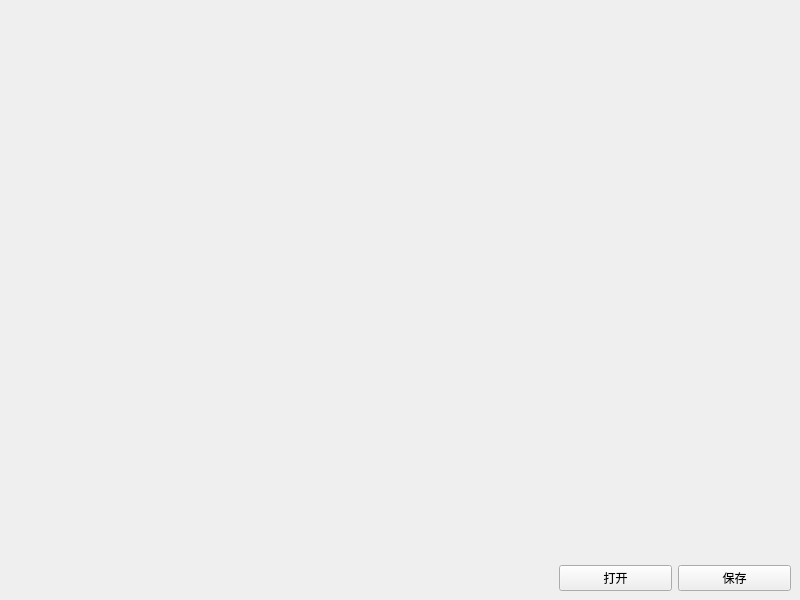
<?xml version="1.0" encoding="UTF-8"?>
<ui version="4.0">
 <class>frmProperty</class>
 <widget class="QWidget" name="frmProperty">
  <property name="geometry">
   <rect>
    <x>0</x>
    <y>0</y>
    <width>800</width>
    <height>600</height>
   </rect>
  </property>
  <property name="windowTitle">
   <string>Form</string>
  </property>
  <property name="styleSheet">
   <string notr="true"/>
  </property>
  <layout class="QHBoxLayout" name="horizontalLayout">
   <property name="spacing">
    <number>0</number>
   </property>
   <property name="leftMargin">
    <number>0</number>
   </property>
   <property name="topMargin">
    <number>0</number>
   </property>
   <property name="rightMargin">
    <number>0</number>
   </property>
   <property name="bottomMargin">
    <number>0</number>
   </property>
   <item>
    <widget class="QWidget" name="widgetMain" native="true">
     <layout class="QVBoxLayout" name="verticalLayout"/>
    </widget>
   </item>
   <item>
    <widget class="QWidget" name="widgetRight" native="true">
     <property name="minimumSize">
      <size>
       <width>250</width>
       <height>0</height>
      </size>
     </property>
     <property name="maximumSize">
      <size>
       <width>250</width>
       <height>16777215</height>
      </size>
     </property>
     <layout class="QGridLayout" name="gridLayout">
      <item row="0" column="0" colspan="2">
       <widget class="ObjectController" name="objectController" native="true"/>
      </item>
      <item row="1" column="0">
       <widget class="QPushButton" name="btnOpen">
        <property name="text">
         <string>打开</string>
        </property>
       </widget>
      </item>
      <item row="1" column="1">
       <widget class="QPushButton" name="btnSave">
        <property name="text">
         <string>保存</string>
        </property>
       </widget>
      </item>
     </layout>
    </widget>
   </item>
  </layout>
 </widget>
 <customwidgets>
  <customwidget>
   <class>ObjectController</class>
   <extends>QWidget</extends>
   <header>objectcontroller.h</header>
   <container>1</container>
  </customwidget>
 </customwidgets>
 <resources/>
 <connections/>
</ui>
